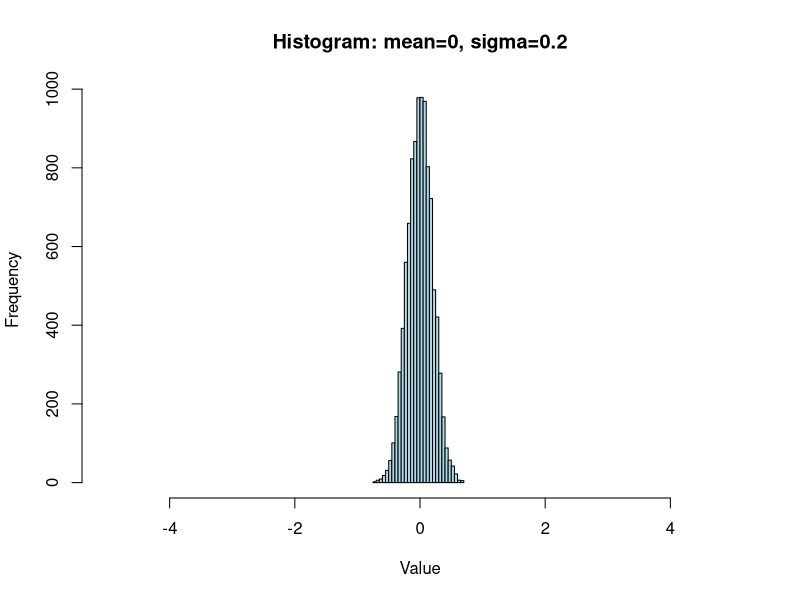
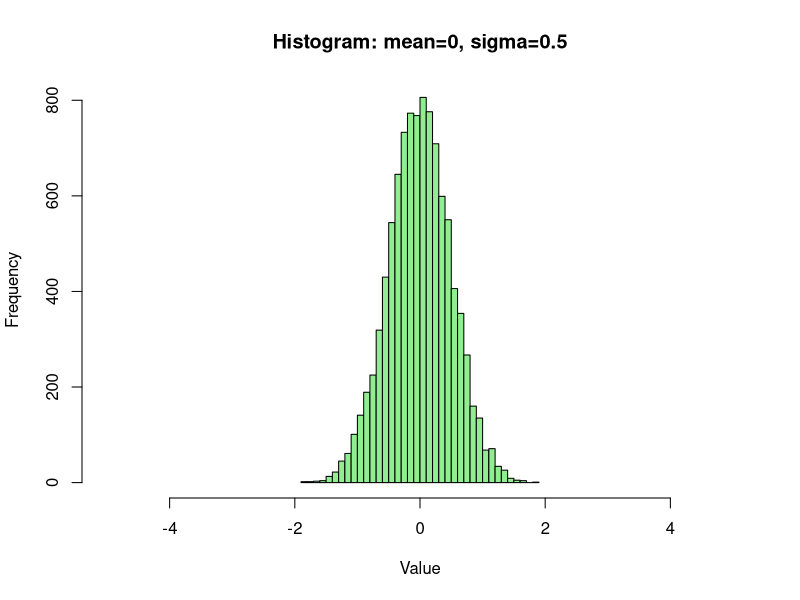

Recreate these plots in R, in order.
# Problem 2a
# First we generate random numbers
data_a <- rnorm(10000, mean = 0, sd = 0.2);  

# Save as a picture
png("histogram_a_0.2.png")  # Fixed file name for clarity

# Plot histogram
hist(data_a, breaks = 50, xlim = c(-5, 5), col = "lightblue",
     main = "Histogram: mean=0, sigma=0.2", xlab = "Value")

# Close the plot device
dev.off();

# Problem 2b
# Random Number Generation (RNG)
data_b <- rnorm(10000, mean = 0, sd = 0.5);

# Save as a picture and plot histogram
png("histogram_b_0.5.png")  # Fixed file name for clarity
hist(data_b, breaks = 50, xlim = c(-5, 5), col = "lightgreen",
     main = "Histogram: mean=0, sigma=0.5", xlab = "Value")

# Close the plot device
dev.off()